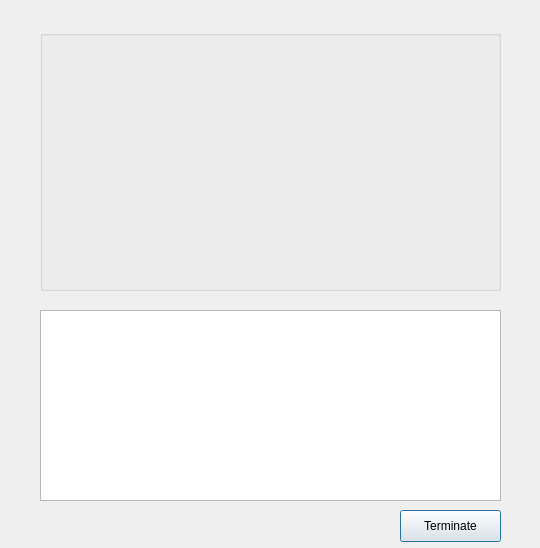
<?xml version="1.0" encoding="UTF-8"?>
<ui version="4.0">
 <class>Dialog</class>
 <widget class="QDialog" name="Dialog">
  <property name="geometry">
   <rect>
    <x>0</x>
    <y>0</y>
    <width>540</width>
    <height>548</height>
   </rect>
  </property>
  <property name="windowTitle">
   <string>Dialog</string>
  </property>
  <widget class="QTextBrowser" name="textBrowser">
   <property name="geometry">
    <rect>
     <x>40</x>
     <y>310</y>
     <width>461</width>
     <height>191</height>
    </rect>
   </property>
  </widget>
  <widget class="QGroupBox" name="groupBox">
   <property name="geometry">
    <rect>
     <x>40</x>
     <y>30</y>
     <width>461</width>
     <height>261</height>
    </rect>
   </property>
   <property name="title">
    <string/>
   </property>
  </widget>
  <widget class="QPushButton" name="pushButton">
   <property name="geometry">
    <rect>
     <x>400</x>
     <y>510</y>
     <width>101</width>
     <height>32</height>
    </rect>
   </property>
   <property name="text">
    <string>Terminate</string>
   </property>
  </widget>
 </widget>
 <resources/>
 <connections/>
</ui>
